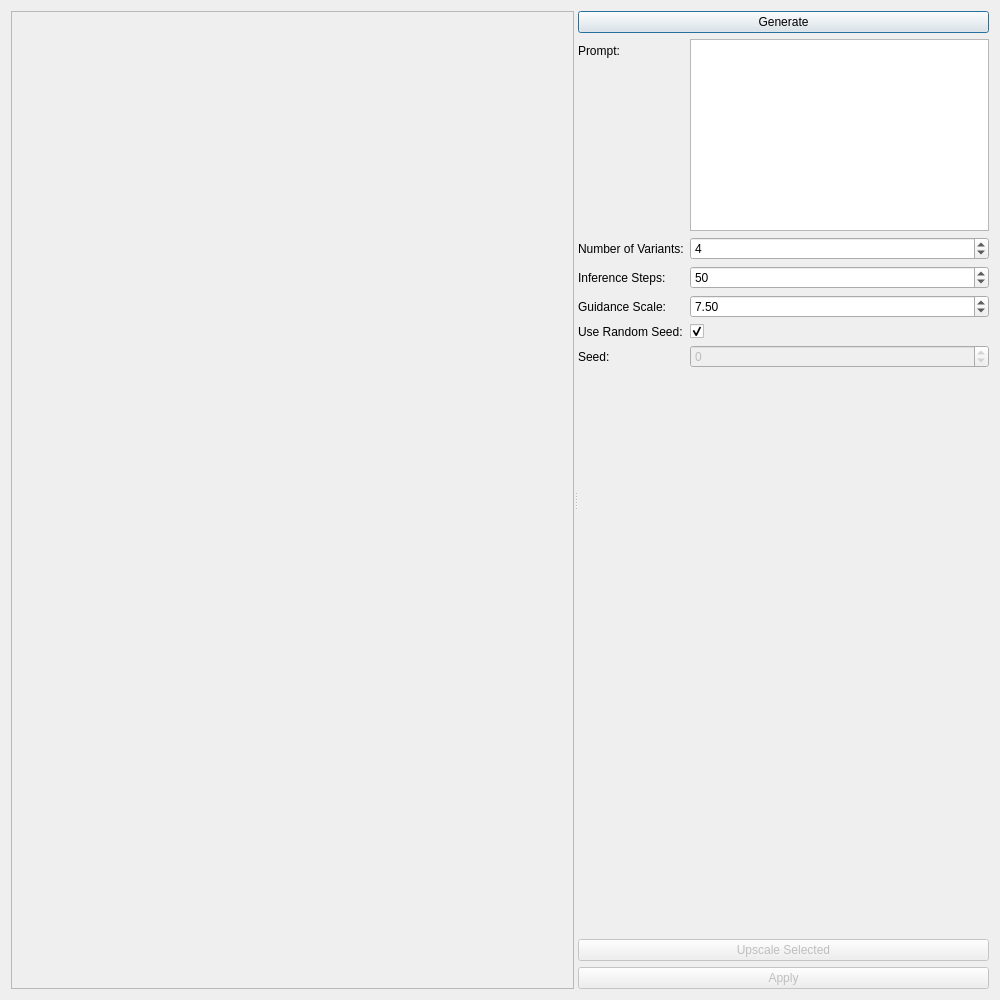
<?xml version="1.0" encoding="UTF-8"?>
<ui version="4.0">
 <class>Dialog</class>
 <widget class="QDialog" name="Dialog">
  <property name="geometry">
   <rect>
    <x>0</x>
    <y>0</y>
    <width>1000</width>
    <height>1000</height>
   </rect>
  </property>
  <property name="sizePolicy">
   <sizepolicy hsizetype="Preferred" vsizetype="Preferred">
    <horstretch>0</horstretch>
    <verstretch>0</verstretch>
   </sizepolicy>
  </property>
  <property name="minimumSize">
   <size>
    <width>1000</width>
    <height>1000</height>
   </size>
  </property>
  <property name="baseSize">
   <size>
    <width>1000</width>
    <height>1000</height>
   </size>
  </property>
  <property name="windowTitle">
   <string>Dialog</string>
  </property>
  <layout class="QGridLayout" name="gridLayout">
   <item row="0" column="0">
    <widget class="QSplitter" name="splitter">
     <property name="orientation">
      <enum>Qt::Horizontal</enum>
     </property>
     <widget class="QScrollArea" name="scrollArea">
      <property name="sizePolicy">
       <sizepolicy hsizetype="Expanding" vsizetype="Expanding">
        <horstretch>0</horstretch>
        <verstretch>0</verstretch>
       </sizepolicy>
      </property>
      <property name="baseSize">
       <size>
        <width>500</width>
        <height>0</height>
       </size>
      </property>
      <property name="widgetResizable">
       <bool>true</bool>
      </property>
      <widget class="QWidget" name="images_scroll_area_contents">
       <property name="geometry">
        <rect>
         <x>0</x>
         <y>0</y>
         <width>556</width>
         <height>978</height>
        </rect>
       </property>
       <layout class="QGridLayout" name="gridLayout_2" rowstretch="0,1">
        <item row="1" column="0">
         <spacer name="verticalSpacer">
          <property name="orientation">
           <enum>Qt::Vertical</enum>
          </property>
          <property name="sizeType">
           <enum>QSizePolicy::Expanding</enum>
          </property>
          <property name="sizeHint" stdset="0">
           <size>
            <width>20</width>
            <height>0</height>
           </size>
          </property>
         </spacer>
        </item>
        <item row="0" column="0">
         <layout class="QGridLayout" name="images_grid_layout">
          <property name="sizeConstraint">
           <enum>QLayout::SetDefaultConstraint</enum>
          </property>
          <item row="2" column="0">
           <spacer name="horizontalSpacer">
            <property name="orientation">
             <enum>Qt::Horizontal</enum>
            </property>
            <property name="sizeHint" stdset="0">
             <size>
              <width>500</width>
              <height>20</height>
             </size>
            </property>
           </spacer>
          </item>
         </layout>
        </item>
       </layout>
      </widget>
     </widget>
     <widget class="QWidget" name="layoutWidget">
      <layout class="QVBoxLayout" name="verticalLayout">
       <item>
        <widget class="QPushButton" name="generate_button">
         <property name="sizePolicy">
          <sizepolicy hsizetype="Minimum" vsizetype="Fixed">
           <horstretch>0</horstretch>
           <verstretch>0</verstretch>
          </sizepolicy>
         </property>
         <property name="text">
          <string>Generate</string>
         </property>
        </widget>
       </item>
       <item>
        <layout class="QFormLayout" name="formLayout">
         <item row="0" column="0">
          <widget class="QLabel" name="label">
           <property name="text">
            <string>Prompt:</string>
           </property>
          </widget>
         </item>
         <item row="1" column="0">
          <widget class="QLabel" name="label_6">
           <property name="text">
            <string>Number of Variants:</string>
           </property>
          </widget>
         </item>
         <item row="1" column="1">
          <widget class="QSpinBox" name="number_of_variants_spin_box">
           <property name="minimum">
            <number>1</number>
           </property>
           <property name="value">
            <number>4</number>
           </property>
          </widget>
         </item>
         <item row="2" column="0">
          <widget class="QLabel" name="label_2">
           <property name="text">
            <string>Inference Steps:</string>
           </property>
          </widget>
         </item>
         <item row="2" column="1">
          <widget class="QSpinBox" name="inference_spin_box">
           <property name="minimum">
            <number>1</number>
           </property>
           <property name="maximum">
            <number>1000</number>
           </property>
           <property name="value">
            <number>50</number>
           </property>
           <property name="displayIntegerBase">
            <number>10</number>
           </property>
          </widget>
         </item>
         <item row="3" column="0">
          <widget class="QLabel" name="label_3">
           <property name="text">
            <string>Guidance Scale:</string>
           </property>
          </widget>
         </item>
         <item row="3" column="1">
          <widget class="QDoubleSpinBox" name="guidance_scale_double_spin_box">
           <property name="singleStep">
            <double>0.100000000000000</double>
           </property>
           <property name="value">
            <double>7.500000000000000</double>
           </property>
          </widget>
         </item>
         <item row="4" column="0">
          <widget class="QLabel" name="label_4">
           <property name="text">
            <string>Use Random Seed:</string>
           </property>
          </widget>
         </item>
         <item row="4" column="1">
          <widget class="QCheckBox" name="use_random_seed_check_box">
           <property name="text">
            <string/>
           </property>
           <property name="checked">
            <bool>true</bool>
           </property>
          </widget>
         </item>
         <item row="5" column="0">
          <widget class="QLabel" name="label_5">
           <property name="text">
            <string>Seed:</string>
           </property>
          </widget>
         </item>
         <item row="5" column="1">
          <widget class="QSpinBox" name="seed_spin_box">
           <property name="enabled">
            <bool>false</bool>
           </property>
           <property name="minimum">
            <number>-1000000</number>
           </property>
           <property name="maximum">
            <number>1000000</number>
           </property>
          </widget>
         </item>
         <item row="0" column="1">
          <widget class="QPlainTextEdit" name="prompt_plain_text_edit">
           <property name="sizePolicy">
            <sizepolicy hsizetype="MinimumExpanding" vsizetype="Preferred">
             <horstretch>0</horstretch>
             <verstretch>0</verstretch>
            </sizepolicy>
           </property>
           <property name="plainText">
            <string/>
           </property>
          </widget>
         </item>
        </layout>
       </item>
       <item>
        <widget class="QPushButton" name="upscale_selected_button">
         <property name="enabled">
          <bool>false</bool>
         </property>
         <property name="text">
          <string>Upscale Selected</string>
         </property>
        </widget>
       </item>
       <item>
        <widget class="QPushButton" name="apply_button">
         <property name="enabled">
          <bool>false</bool>
         </property>
         <property name="text">
          <string>Apply</string>
         </property>
        </widget>
       </item>
      </layout>
     </widget>
    </widget>
   </item>
  </layout>
 </widget>
 <resources/>
 <connections>
  <connection>
   <sender>generate_button</sender>
   <signal>clicked()</signal>
   <receiver>Dialog</receiver>
   <slot>generate()</slot>
   <hints>
    <hint type="sourcelabel">
     <x>581</x>
     <y>23</y>
    </hint>
    <hint type="destinationlabel">
     <x>563</x>
     <y>21</y>
    </hint>
   </hints>
  </connection>
  <connection>
   <sender>upscale_selected_button</sender>
   <signal>clicked()</signal>
   <receiver>Dialog</receiver>
   <slot>upscale()</slot>
   <hints>
    <hint type="sourcelabel">
     <x>581</x>
     <y>629</y>
    </hint>
    <hint type="destinationlabel">
     <x>559</x>
     <y>618</y>
    </hint>
   </hints>
  </connection>
  <connection>
   <sender>apply_button</sender>
   <signal>clicked()</signal>
   <receiver>Dialog</receiver>
   <slot>apply()</slot>
   <hints>
    <hint type="sourcelabel">
     <x>584</x>
     <y>647</y>
    </hint>
    <hint type="destinationlabel">
     <x>562</x>
     <y>653</y>
    </hint>
   </hints>
  </connection>
 </connections>
 <slots>
  <slot>generate()</slot>
  <slot>upscale()</slot>
  <slot>apply()</slot>
 </slots>
</ui>
